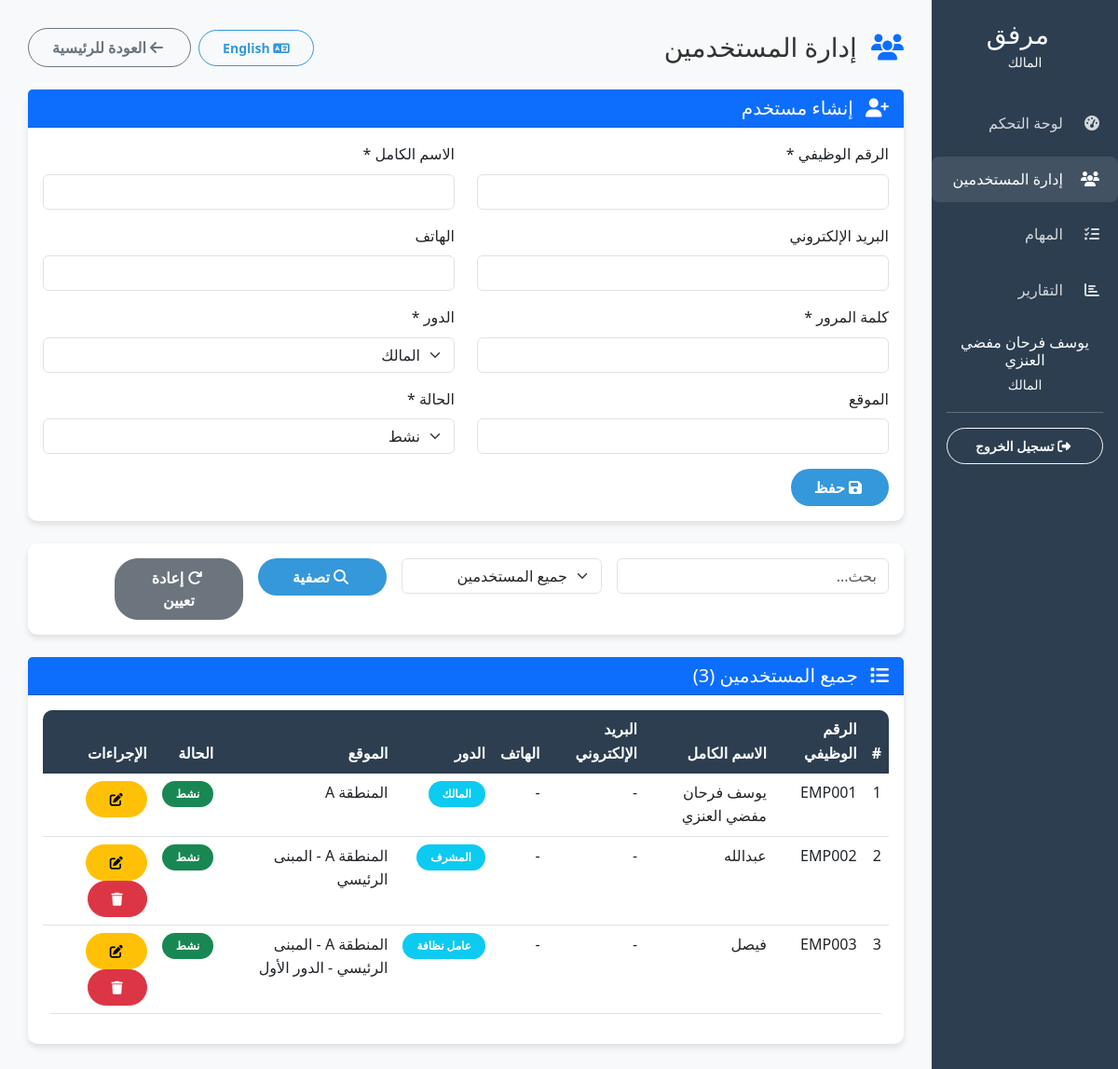
Page /dashboard/admin/users.php (signed in) on the committed database.
### tables this page shows
CREATE TABLE users (
    id INT PRIMARY KEY AUTO_INCREMENT,
    job_number VARCHAR(20) UNIQUE NOT NULL,
    full_name VARCHAR(100) NOT NULL,
    password VARCHAR(255) NOT NULL,
    email VARCHAR(100),
    phone VARCHAR(20),
    role ENUM('admin', 'supervisor', 'worker') NOT NULL,
    location VARCHAR(100),
    status ENUM('active', 'inactive') DEFAULT 'active',
    created_at TIMESTAMP DEFAULT CURRENT_TIMESTAMP,
    updated_at TIMESTAMP DEFAULT CURRENT_TIMESTAMP ON UPDATE CURRENT_TIMESTAMP
);

### dashboard/admin/users.php (the view, shortened to what this page needs)
<?php
require_once '../../config.php';
require_once '../../includes/lang.php';
$edit_user = null;
try {
    $query = "SELECT * FROM users WHERE 1=1";
    $params = [];
    $query .= " ORDER BY created_at DESC";
    $stmt = $pdo->prepare($query);
    $stmt->execute($params);
    $users = $stmt->fetchAll();
} catch (PDOException $e) {
    $users = [];
    $error = $lang['system_error'];
}
?>
<!DOCTYPE html>
<html lang="<?php echo $_SESSION['lang']; ?>" dir="<?php echo $_SESSION['lang'] == 'ar' ? 'rtl' : 'ltr'; ?>">
<head>
    <link rel="stylesheet" href="https://cdn.jsdelivr.net/npm/bootstrap@5.3.0/dist/css/bootstrap.min.css">
    <link rel="stylesheet" href="../../assets/css/style.css">
    <link rel="stylesheet" href="https://cdnjs.cloudflare.com/ajax/libs/font-awesome/6.4.0/css/all.min.css">
</head>
<body>
    <div class="container-fluid">
        <div class="row">
            <div class="col-md-3 col-lg-2 sidebar">
                <div class="d-flex flex-column">
                    <div class="text-center mb-4">
                        <h3 class="text-white mb-0">
                            <?php echo $lang['site_title']; ?>
                        </h3>
                        <small class="text-light"><?php echo $lang['role_admin']; ?></small>
                    </div>
                    <ul class="nav flex-column">
                        <li class="nav-item">
                            <a class="nav-link" href="index.php">
                                <i class="fas fa-tachometer-alt"></i>
                                <?php echo $lang['dashboard']; ?>
                            </a>
                        </li>
                        <li class="nav-item">
                            <a class="nav-link active" href="users.php">
                                <i class="fas fa-users"></i>
                                <?php echo $lang['users_management']; ?>
                            </a>
                        </li>
                        <li class="nav-item">
                            <a class="nav-link" href="tasks.php">
                                <i class="fas fa-tasks"></i>
                                <?php echo $lang['tasks']; ?>
                            </a>
                        </li>
                        <li class="nav-item">
                            <a class="nav-link" href="reports.php">
                                <i class="fas fa-chart-bar"></i>
                                <?php echo $lang['reports']; ?>
                            </a>
                        </li>
                    </ul>
                    <div class="mt-auto p-3 text-center">
                        <h6 class="text-white mb-1"><?php echo $_SESSION['user_name']; ?></h6>
                        <small class="text-light"><?php echo $lang['role_admin']; ?></small>
                        <hr class="bg-light">
                        <a href="../../logout.php" class="btn btn-sm btn-outline-light w-100">
                            <i class="fas fa-sign-out-alt me-1"></i>
                            <?php echo $lang['logout']; ?>
                        </a>
                    </div>
                </div>
            </div>
            <div class="col-md-9 col-lg-10 main-content">
                <div class="d-flex justify-content-between align-items-center mb-4">
                    <h1 class="h3 mb-0">
                        <i class="fas fa-users me-2 text-primary"></i>
                        <?php echo $lang['users_management']; ?>
                    </h1>
                    <div class="d-flex align-items-center gap-2">
                        <a href="?lang=<?php echo $_SESSION['lang'] == 'ar' ? 'en' : 'ar'; ?>"
                           class="btn btn-sm btn-outline-primary">
                            <i class="fas fa-language"></i>
                            <?php echo $_SESSION['lang'] == 'ar' ? 'English' : 'العربية'; ?>
                        </a>
                        <a href="index.php" class="btn btn-outline-secondary">
                            <i class="fas fa-arrow-left me-1"></i>
                            <?php echo $lang['back_to_home']; ?>
                        </a>
                    </div>
                </div>
                <div class="card mb-4">
                    <div class="card-header bg-primary text-white">
                        <h5 class="mb-0">
                            <i class="fas fa-user-<?php echo $edit_user ? 'edit' : 'plus'; ?> me-2"></i>
                            <?php echo $edit_user ? $lang['edit'] : $lang['create_user']; ?>
                        </h5>
                    </div>
                    <div class="card-body">
                        <form method="POST" action="">
                            <div class="row">
                                <div class="col-md-6 mb-3">
                                    <label class="form-label"><?php echo $lang['job_number']; ?> *</label>
                                    <input type="text" class="form-control" name="job_number"
                                           value="<?php echo htmlspecialchars($edit_user['job_number'] ?? ''); ?>" required>
                                </div>
                                <div class="col-md-6 mb-3">
                                    <label class="form-label"><?php echo $lang['full_name']; ?> *</label>
                                    <input type="text" class="form-control" name="full_name"
                                           value="<?php echo htmlspecialchars($edit_user['full_name'] ?? ''); ?>" required>
                                </div>
                            </div>
                            <div class="row">
                                <div class="col-md-6 mb-3">
                                    <label class="form-label"><?php echo $lang['email']; ?></label>
                                    <input type="email" class="form-control" name="email"
                                           value="<?php echo htmlspecialchars($edit_user['email'] ?? ''); ?>">
                                </div>
                                <div class="col-md-6 mb-3">
                                    <label class="form-label"><?php echo $lang['phone']; ?></label>
                                    <input type="tel" class="form-control" name="phone"
                                           value="<?php echo htmlspecialchars($edit_user['phone'] ?? ''); ?>">
                                </div>
                            </div>
                            <div class="row">
                                <div class="col-md-6 mb-3">
                                    <label class="form-label"><?php echo $lang['password']; ?> <?php echo $edit_user ? '(اتركه فارغاً للاحتفاظ بالكلمة الحالية)' : '*'; ?></label>
                                    <input type="password" class="form-control" name="password"
                                           minlength="6" <?php echo $edit_user ? '' : 'required'; ?>>
                                </div>
                                <div class="col-md-6 mb-3">
                                    <label class="form-label"><?php echo $lang['role']; ?> *</label>
                                    <select class="form-select" name="role" required>
                                        <option value="admin" <?php echo ($edit_user['role'] ?? '') == 'admin' ? 'selected' : ''; ?>>
                                            <?php echo $lang['role_admin']; ?>
                                        </option>
                                    </select>
                                </div>
                            </div>
                            <div class="row">
                                <div class="col-md-6 mb-3">
                                    <label class="form-label"><?php echo $lang['location']; ?></label>
                                    <input type="text" class="form-control" name="location"
                                           value="<?php echo htmlspecialchars($edit_user['location'] ?? ''); ?>">
                                </div>
                                <div class="col-md-6 mb-3">
                                    <label class="form-label"><?php echo $lang['status']; ?> *</label>
                                    <select class="form-select" name="status" required>
                                        <option value="active" <?php echo ($edit_user['status'] ?? 'active') == 'active' ? 'selected' : ''; ?>>
                                            <?php echo $lang['active']; ?>
                                        </option>
                                    </select>
                                </div>
                            </div>
                            <div class="d-flex gap-2">
                                <button type="submit" class="btn btn-primary">
                                    <i class="fas fa-save me-1"></i>
                                    <?php echo $lang['save']; ?>
                                </button>
                            </div>
                        </form>
                    </div>
                </div>
                <div class="card mb-4">
                    <div class="card-body">
                        <form method="GET" action="" class="row g-3">
                            <div class="col-md-4">
                                <input type="text" class="form-control" name="search"
                                       placeholder="<?php echo $lang['search']; ?>"
                                       value="<?php echo htmlspecialchars($_GET['search'] ?? ''); ?>">
                            </div>
                            <div class="col-md-3">
                                <select class="form-select" name="role">
                                    <option value=""><?php echo $lang['all_users']; ?></option>
                                </select>
                            </div>
                            <div class="col-md-2">
                                <button type="submit" class="btn btn-primary w-100">
                                    <i class="fas fa-search me-1"></i>
                                    <?php echo $lang['filter']; ?>
                                </button>
                            </div>
                            <div class="col-md-2">
                                <a href="users.php" class="btn btn-secondary w-100">
                                    <i class="fas fa-redo me-1"></i>
                                    <?php echo $lang['reset']; ?>
                                </a>
                            </div>
                        </form>
                    </div>
                </div>
                <div class="card">
                    <div class="card-header bg-primary text-white">
                        <h5 class="mb-0">
                            <i class="fas fa-list me-2"></i>
                            <?php echo $lang['all_users']; ?> (<?php echo count($users); ?>)
                        </h5>
                    </div>
                    <div class="card-body">
                        <div class="table-responsive">
                            <table class="table table-hover">
                                <thead>
                                    <tr>
                                        <th>#</th>
                                        <th><?php echo $lang['job_number']; ?></th>
                                        <th><?php echo $lang['full_name']; ?></th>
                                        <th><?php echo $lang['email']; ?></th>
                                        <th><?php echo $lang['phone']; ?></th>
                                        <th><?php echo $lang['role']; ?></th>
                                        <th><?php echo $lang['location']; ?></th>
                                        <th><?php echo $lang['status']; ?></th>
                                        <th><?php echo $lang['actions']; ?></th>
                                    </tr>
                                </thead>
                                <tbody>
                                    <?php if (count($users) > 0): ?>
                                        <?php foreach ($users as $index => $user): ?>
                                            <tr>
                                                <td><?php echo $index + 1; ?></td>
                                                <td><?php echo htmlspecialchars($user['job_number']); ?></td>
                                                <td><?php echo htmlspecialchars($user['full_name']); ?></td>
                                                <td><?php echo htmlspecialchars($user['email'] ?: '-'); ?></td>
                                                <td><?php echo htmlspecialchars($user['phone'] ?: '-'); ?></td>
                                                <td>
                                                    <span class="badge bg-info">
                                                        <?php echo $lang['role_' . $user['role']]; ?>
                                                    </span>
                                                </td>
                                                <td><?php echo htmlspecialchars($user['location'] ?: '-'); ?></td>
                                                <td>
                                                    <span class="badge bg-<?php echo $user['status'] == 'active' ? 'success' : 'danger'; ?>">
                                                        <?php echo $lang[$user['status']]; ?>
                                                    </span>
                                                </td>
                                                <td>
                                                    <a href="users.php?edit=1&id=<?php echo $user['id']; ?>"
                                                       class="btn btn-sm btn-warning">
                                                        <i class="fas fa-edit"></i>
                                                    </a>
                                                    <?php if ($user['id'] != $_SESSION['user_id']): ?>
                                                        <a href="users.php?delete=1&id=<?php echo $user['id']; ?>"
                                                           class="btn btn-sm btn-danger"
                                                           onclick="return confirm('<?php echo $lang['confirm_delete']; ?>')">
                                                            <i class="fas fa-trash"></i>
                                                        </a>
                                                    <?php endif; ?>
                                                </td>
                                            </tr>
                                        <?php endforeach; ?>
                                    <?php endif; ?>
                                </tbody>
                            </table>
                        </div>
                    </div>
                </div>
            </div>
        </div>
    </div>
</body>
</html>

### rows in the picture
users: job_number "EMP001", full_name "يوسف فرحان مفضي العنزي", email "-", phone "-", role "المالك", location "المنطقة A", status "نشط"
users: job_number "EMP002", full_name "عبدالله", email "-", phone "-", role "المشرف", location "المنطقة A - المبنى الرئيسي", status "نشط"
users: job_number "EMP003", full_name "فيصل", email "-", phone "-", role "عامل نظافة", location "المنطقة A - المبنى الرئيسي - الدور الأول", status "نشط"

### other values in the picture
$lang['site_title'] "مرفق"
$lang['role_admin'] "المالك"
$lang['dashboard'] "لوحة التحكم"
$lang['users_management'] "إدارة المستخدمين"
$lang['tasks'] "المهام"
$lang['reports'] "التقارير"
$_SESSION['user_name'] "يوسف فرحان مفضي العنزي"
$lang['logout'] "تسجيل الخروج"
$lang['back_to_home'] "العودة للرئيسية"
$lang['create_user'] "إنشاء مستخدم"
$lang['job_number'] "الرقم الوظيفي"
$lang['full_name'] "الاسم الكامل"
$lang['email'] "البريد الإلكتروني"
$lang['phone'] "الهاتف"
$lang['password'] "كلمة المرور"
